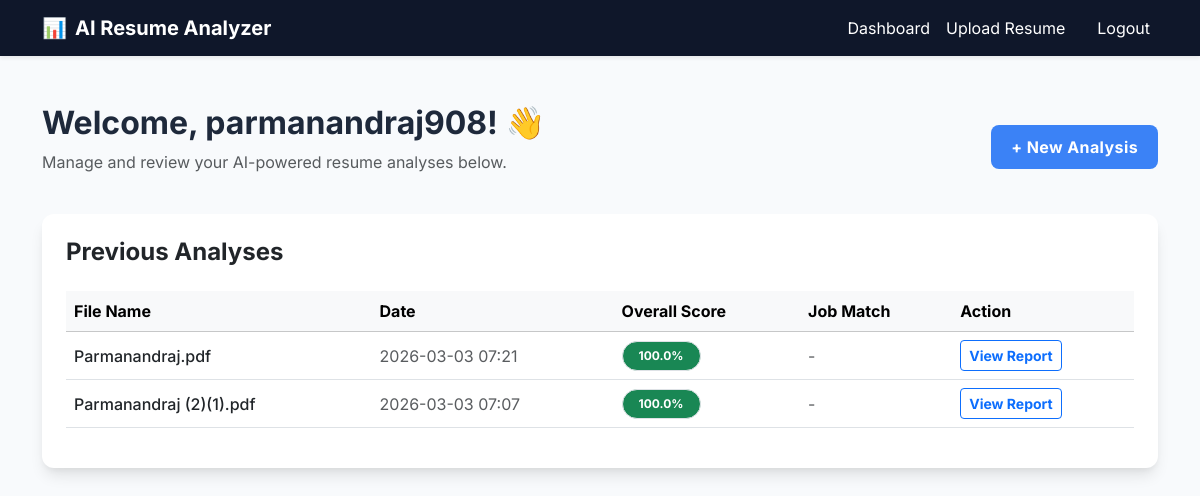
Page /dashboard (signed in) on the committed database.
### models.py (models this page shows)
class User(db.Model):
    id = db.Column(db.Integer, primary_key=True)
    username = db.Column(db.String(80), unique=True, nullable=False)
    email = db.Column(db.String(120), unique=True, nullable=False)
    password_hash = db.Column(db.String(128))
    role = db.Column(db.String(20), default='user') # 'user' or 'admin'
    resumes = db.relationship('Resume', backref='user', lazy=True)

class Resume(db.Model):
    id = db.Column(db.Integer, primary_key=True)
    user_id = db.Column(db.Integer, db.ForeignKey('user.id'), nullable=False)
    filename = db.Column(db.String(255), nullable=False)
    upload_date = db.Column(db.DateTime, default=datetime.utcnow)
    score = db.Column(db.Float, nullable=True) # Overall resume score (0-100)
    feedback_missing = db.Column(db.Text, nullable=True)
    feedback_weak = db.Column(db.Text, nullable=True)
    feedback_strong = db.Column(db.Text, nullable=True)
    extracted_skills = db.Column(db.Text, nullable=True) # comma separated skills
    job_match_score = db.Column(db.Float, nullable=True)

### app.py (the view)
@app.route('/dashboard')
@token_required
def dashboard(current_user, user_role):
    resumes = Resume.query.filter_by(user_id=current_user).order_by(Resume.upload_date.desc()).all()
    user = User.query.get(current_user)
    return render_template('dashboard.html', resumes=resumes, username=user.username, role=user_role)

### templates/dashboard.html (shortened to what this page needs)
{% extends 'base.html' %}
{% block content %}
<div class="row mb-4 align-items-center">
    <div class="col-md-8">
        <h2 class="fw-bold">Welcome, {{ username }}! 👋</h2>
        <p class="text-muted">Manage and review your AI-powered resume analyses below.</p>
    </div>
    <div class="col-md-4 text-end">
        <a href="{{ url_for('upload') }}" class="btn btn-primary fw-bold">+ New Analysis</a>
    </div>
</div>
<div class="row">
    <div class="col-12">
        <div class="card p-4">
            <h4 class="fw-bold mb-4">Previous Analyses</h4>
            {% if resumes %}
            <div class="table-responsive">
                <table class="table table-hover align-middle">
                    <thead class="table-light">
                        <tr>
                            <th>File Name</th>
                            <th>Date</th>
                            <th>Overall Score</th>
                            <th>Job Match</th>
                            <th>Action</th>
                        </tr>
                    </thead>
                    <tbody>
                        {% for resume in resumes %}
                        <tr>
                            <td><span class="fw-medium text-dark">{{ resume.filename }}</span></td>
                            <td class="text-muted">{{ resume.upload_date.strftime('%Y-%m-%d %H:%M') }}</td>
                            <td>
                                {% if resume.score >= 80 %}
                                <span class="badge bg-success rounded-pill px-3 py-2 border">{{ resume.score }}%</span>
                                {% elif resume.score >= 50 %}
                                <span class="badge bg-warning text-dark rounded-pill px-3 py-2 border">{{ resume.score
                                    }}%</span>
                                {% else %}
                                <span class="badge bg-danger rounded-pill px-3 py-2 border">{{ resume.score }}%</span>
                                {% endif %}
                            </td>
                            <td>
                                {% if resume.job_match_score %}
                                <span class="badge bg-info text-dark rounded-pill px-3 py-2 border">{{
                                    resume.job_match_score }}%</span>
                                {% else %}
                                <span class="text-muted">-</span>
                                {% endif %}
                            </td>
                            <td>
                                <a href="{{ url_for('analyze', resume_id=resume.id) }}"
                                    class="btn btn-sm btn-outline-primary fw-bold">View Report</a>
                            </td>
                        </tr>
                        {% endfor %}
                    </tbody>
                </table>
            </div>
            {% endif %}
        </div>
    </div>
</div>
{% endblock %}

### static/style.css (style rules this page uses)
body { font-family: 'Inter', sans-serif; background-color: #f8fafc; color: #1e293b; }
.card { border: none; border-radius: 12px; box-shadow: 0 10px 15px -3px rgba(0, 0, 0, 0.1), 0 4px 6px -2px rgba(0, 0, 0, 0.05); transition: transform 0.2s; }
.btn-primary { background-color: #3b82f6; border: none; border-radius: 8px; padding: 10px 20px; font-weight: 600; letter-spacing: 0.025em; transition: background-color 0.2s; }

### rows in the picture
User: username "parmanandraj908"
Resume: filename "Parmanandraj.pdf", upload_date "2026-03-03 07:21", score "100.0"
Resume: filename "Parmanandraj (2)(1).pdf", upload_date "2026-03-03 07:07", score "100.0"
